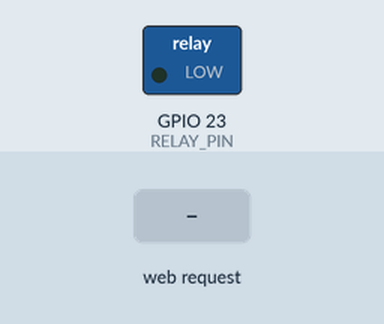
The sketch below on a simulated ESP32. On the bench: switched loads named in the sketch (green lamp = pin HIGH). The inputs (shaded band) are chosen by the test bench. WiFi joins after 1.5 s; servers stay silent unless stated; what the sketch prints to the serial monitor is not drawn.

Above: at 7.7 s.
7.8 s: HTTP request GET /toggle_garage_door received
At 8.1 s:
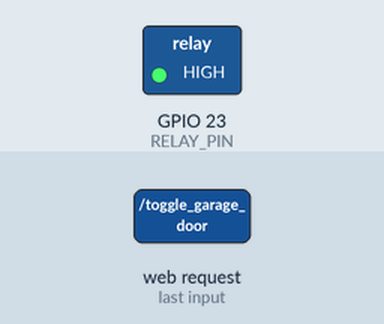
Timing chart, 0 to 10.8 s (numbered marks = the images above; inputs shaded):
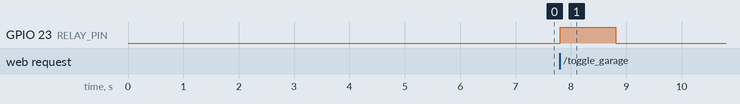

Measured:
- after the input at 7.8 s, GPIO 23 (RELAY_PIN): LOW → HIGH at once, → LOW 1.0 s later

The sketch:

remote_garage_door.ino
```cpp
#include <WiFi.h>
#include "secrets.h"

const char *ssid = SSID;
const char *password = PASSWORD;
IPAddress local_IP(192, 168, 1, 200);
IPAddress gateway(192, 168, 1, 254);
IPAddress subnet(255, 255, 255, 0);
IPAddress primaryDNS(1, 1, 1, 1);
IPAddress secondaryDNS(1, 0, 0, 1);

const int RELAY_PIN = 23;

WiFiServer server(80);

String header;

void toggle_garage_door() {
  digitalWrite(RELAY_PIN, HIGH);
  delay(1000);
  digitalWrite(RELAY_PIN, LOW);
  Serial.println("Garage door toggled.");
}

void setup() {
  Serial.begin(9600);

  pinMode(RELAY_PIN, OUTPUT);

  delay(5000);

  if (!WiFi.config(local_IP, gateway, subnet, primaryDNS, secondaryDNS)) {
    Serial.println("STA Failed to configure");
  }

  Serial.print("Connecting to ");
  Serial.println(ssid);
  WiFi.begin(ssid, password);
  while (WiFi.status() != WL_CONNECTED) {
    delay(500);
    Serial.print(".");
  }
  Serial.println("");
  Serial.println("WiFi connected.");
  Serial.println("IP address: ");
  Serial.println(WiFi.localIP());
  server.begin();
}

void loop(){
  WiFiClient client = server.available();

  if (client) {
    String currentLine = "";
    while (client.connected()) {
      if (client.available()) {
        char c = client.read();
        Serial.write(c);
        header += c;
        if (c == '\n') {
          if (currentLine.length() == 0) {
            client.println("HTTP/1.1 200 OK");
            client.println("Content-type: text/plain");
            client.println("Connection: close");
            client.println();

            if (header.indexOf("GET /toggle_garage_door") >= 0) {
              toggle_garage_door();
            }

            client.println("Ok");
            client.println();
            break;
          } else {
            currentLine = "";
          }
        } else if (c != '\r') {
          currentLine += c;
        }
      }
    }
    header = "";
    client.stop();
  }
}
```

secrets.sample.h
```cpp
#define SSID "TheNameOfTheNetwork"
#define PASSWORD "ThePasswordOfTheNetwork"
```
